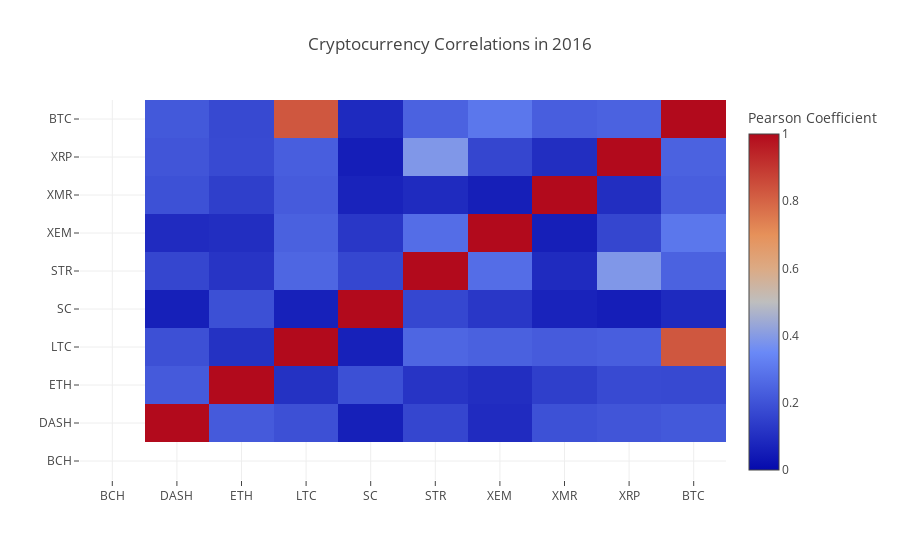

This figure's notebook cell:
### Code cell
combined_df_2016_btc = combined_with_btc[combined_with_btc.index.year == 2016]

correlation_heatmap(combined_df_2016_btc.pct_change(), "Cryptocurrency Correlations in 2016")
combined_df_2016_btc.pct_change().corr(method='pearson')

### Figure 1 — Plotly figure (JSON) as saved in the notebook; plotly's stock layout.template omitted (floating-point values rounded to 4 significant figures)
{"data": [{"colorbar": {"title": "Pearson Coefficient"}, "type": "heatmap", "x": ["BCH", "DASH", "ETH", "LTC", "SC", "STR", "XEM", "XMR", "XRP", "BTC"], "y": ["BCH", "DASH", "ETH", "LTC", "SC", "STR", "XEM", "XMR", "XRP", "BTC"], "z": [[null, null, null, null, null, null, null, null, null, null], [null, 1, 0.2203, 0.1925, 0.06039, 0.165, 0.09204, 0.1945, 0.2067, 0.2165], [null, 0.2203, 1, 0.1091, 0.1916, 0.1171, 0.09935, 0.147, 0.1761, 0.173], [null, 0.1925, 0.1091, 1, 0.06365, 0.2525, 0.2392, 0.2246, 0.2325, 0.83], [null, 0.06039, 0.1916, 0.06365, 1, 0.1675, 0.1253, 0.06851, 0.05437, 0.08785], [null, 0.165, 0.1171, 0.2525, 0.1675, 1, 0.2732, 0.09027, 0.3899, 0.242], [null, 0.09204, 0.09935, 0.2392, 0.1253, 0.2732, 1, 0.05819, 0.1652, 0.2993], [null, 0.1945, 0.147, 0.2246, 0.06851, 0.09027, 0.05819, 1, 0.1002, 0.2317], [null, 0.2067, 0.1761, 0.2325, 0.05437, 0.3899, 0.1652, 0.1002, 1, 0.2438], [null, 0.2165, 0.173, 0.83, 0.08785, 0.242, 0.2993, 0.2317, 0.2438, 1]], "zmax": 1, "zmin": 0}], "layout": {"title": "Cryptocurrency Correlations in 2016"}}
